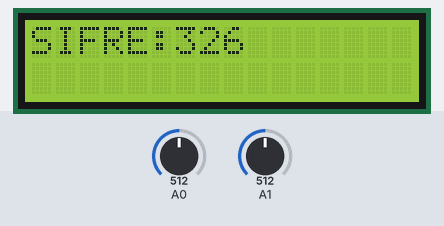
Bench run of a sketch on a simulated Arduino Uno, built with avr-gcc and run on an emulated ATmega328P. Parts: 16×2 character LCD. The test bench sets the inputs (shaded band); at power-on: A0 = 512, A1 = 512.

Above: at 1.2 s.
1.3 s: A0 set to 545
2.8 s: A0 set to 563
At 4.2 s:
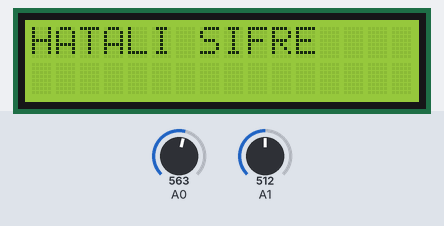
5.8 s: A1 set to 565
At 6.93 s:
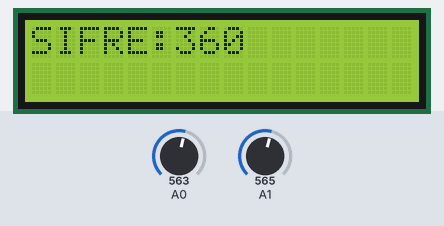
8.4 s: A1 set to 545
At 8.98 s:
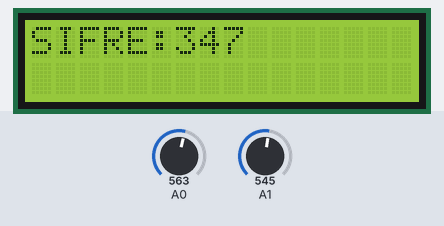
10.5 s: A1 set to 716
At 11.04 s:
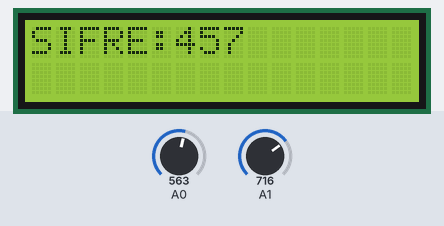
12.5 s: A0 set to 511
Timing chart, 0 to 15.5 s (numbered marks = the images above; inputs shaded):
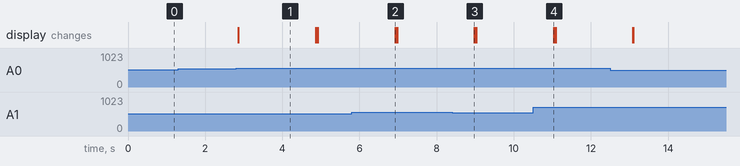

Measured:
- the behaviour switches between 554 and 555 on A0 (found by bisection; images 0 and 1)
- after the input at 1.3 s, every drawn part: stays the same
- after the input at 2.8 s, the display: changes after 0.06 s (image 1)
- what the display in image 1 shows lasts 2.0 s, from 2.9 s to 4.9 s

The sketch:

sketch_jan02b.ino
```cpp
#include <LiquidCrystal.h>
LiquidCrystal lcd(8,9,4,5,6,7);

#define sag 0
#define ust 1
#define alt 2
#define sol 3
#define secim 4
#define yok 5

int deger=0;
int okunan=0;
int pot=0;

void setup() {
   lcd.begin(16,2);
  }
  void loop()
  {
    do
    {
      deger=tus_oku();
      pot=analogRead(1);
      pot=map(pot,0,1023,0,653);
      lcd.setCursor(0,0);
      lcd.print("SIFRE:");
      lcd.setCursor(6,0);
      lcd.print(pot);
      if(pot<100)
      {
        lcd.setCursor(8,0);
        lcd.print(" ");
      }
      if(pot<10)
      {
        lcd.setCursor(7,0);
        lcd.print("  ");
      }
      delay(50);
    }while(deger!=secim);
    deger=6;

    if(pot==427)
    {
      lcd.setCursor(0,0);
      lcd.print("ISLEM BASARILI");
      delay(2000);
      lcd.clear();
    }
    else
    {
      lcd.setCursor(0,0);
      lcd.print("HATALI SIFRE");
      delay(2000);
      lcd.clear();
    }
  }

int tus_oku()
{
  okunan=analogRead(0);
  if(okunan>1000)return yok;
  if(okunan<50)return sag;
  if(okunan<195)return ust;
  if(okunan<380)return alt;
  if(okunan<555)return sol;
  if(okunan<790)return secim;
  return yok;
}
```
